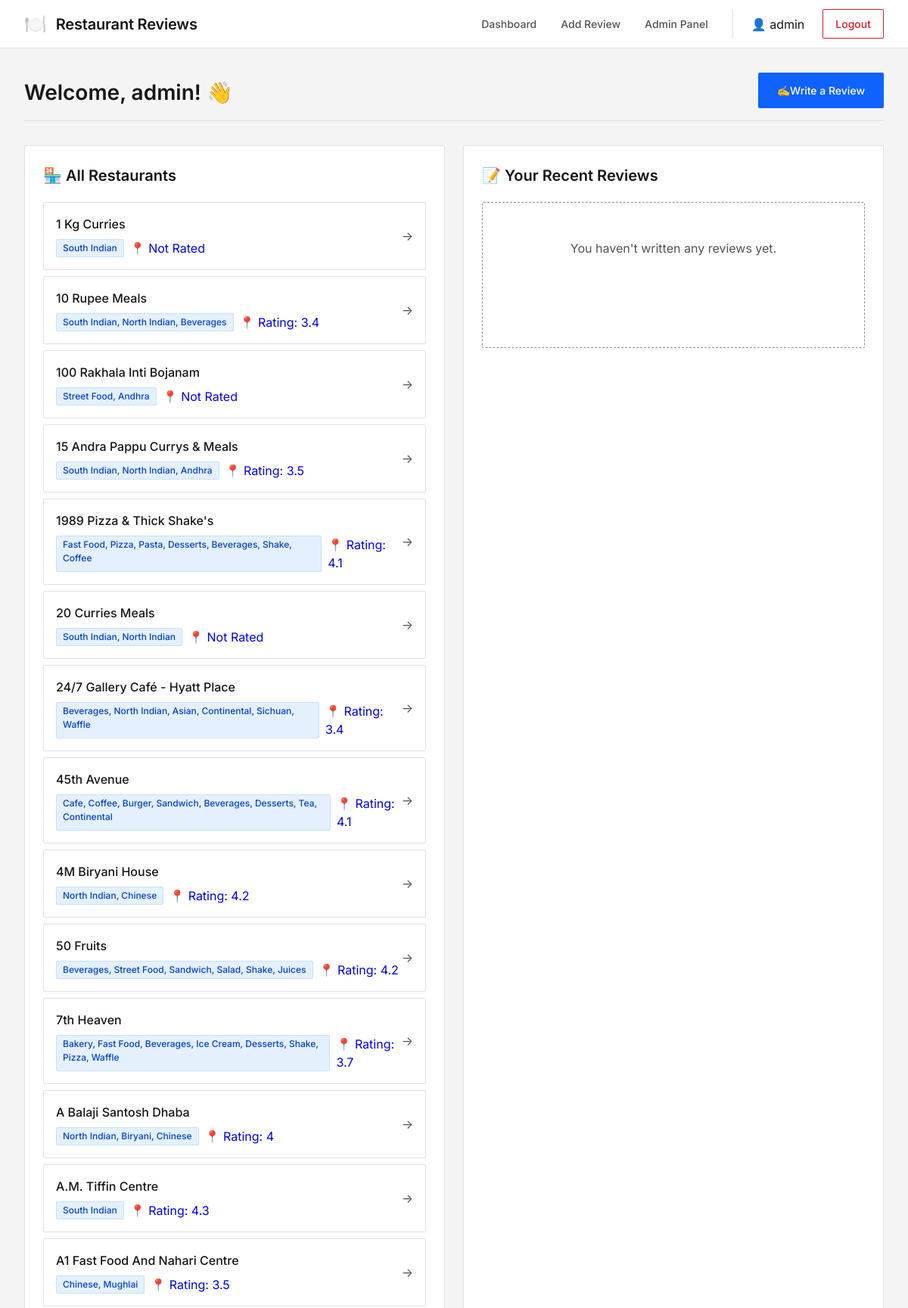
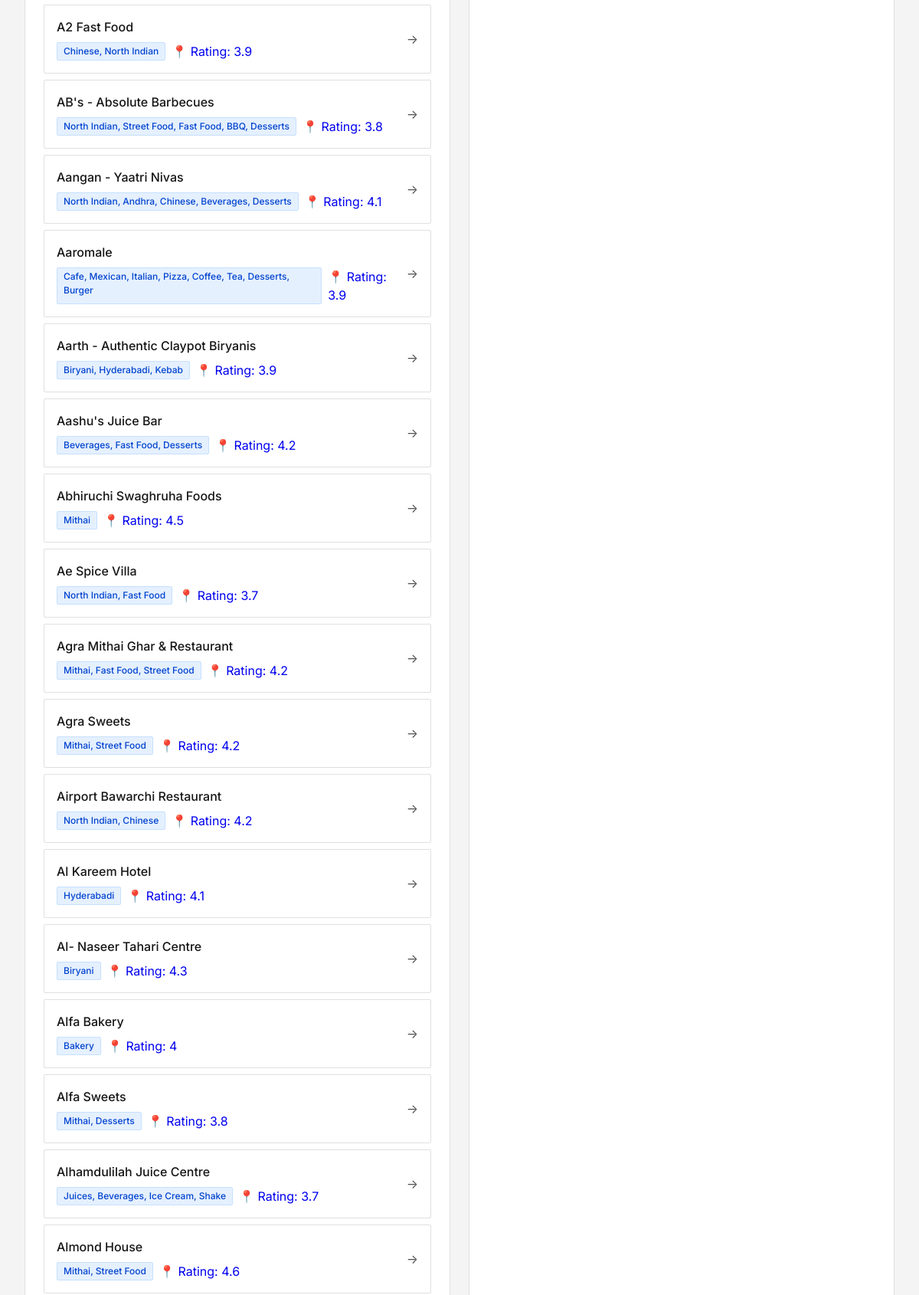
The app's page /dashboard (signed in, upper part) with its own data (2 pictures, top to bottom).
### tables this page shows
CREATE TABLE restaurants (
        id INTEGER PRIMARY KEY AUTOINCREMENT,
        name TEXT UNIQUE NOT NULL,
        cuisine TEXT,
        location TEXT,
        created_at TIMESTAMP DEFAULT CURRENT_TIMESTAMP
    );

### app.py (the view)
@app.route('/dashboard')
def dashboard():
    if 'user_id' not in session:
        return redirect(url_for('login'))
    conn = get_db()
    c = conn.cursor()
    c.execute("SELECT * FROM restaurants ORDER BY name")
    restaurants = c.fetchall()
    c.execute("""SELECT r.*, res.name as restaurant_name
                 FROM reviews r
                 JOIN restaurants res ON r.restaurant_id = res.id
                 WHERE r.user_id = ?
                 ORDER BY r.created_at DESC LIMIT 5""", (session['user_id'],))
    recent_reviews = c.fetchall()
    conn.close()
    return render_template('dashboard.html',
                         restaurants=restaurants,
                         recent_reviews=recent_reviews)

### app.py (called while the page is built)
def get_db():
    conn = sqlite3.connect(DATABASE)
    conn.row_factory = sqlite3.Row
    return conn

### templates/dashboard.html (shortened to what this page needs)
{% extends "base.html" %}
{% block content %}
<div class="container">
    <div class="page-header">
        <h1>Welcome, {{ session.username }}! 👋</h1>
        <a href="{{ url_for('add_review') }}" class="btn btn-primary">
            <span>✍️</span> Write a Review
        </a>
    </div>
    <div class="dashboard-grid">
        <div class="dashboard-card">
            <h2>🏪 All Restaurants</h2>
            <div class="restaurant-list">
                {% for restaurant in restaurants %}
                <a href="{{ url_for('restaurant_details', restaurant_id=restaurant.id) }}"
                   class="restaurant-item">
                    <div class="restaurant-info">
                        <h3>{{ restaurant.name }}</h3>
                        <p class="restaurant-meta">
                            <span class="badge badge-cuisine">{{ restaurant.cuisine }}</span>
                            <span>📍 {{ restaurant.location }}</span>
                        </p>
                    </div>
                    <span class="arrow">→</span>
                </a>
                {% endfor %}
            </div>
        </div>
        <div class="dashboard-card">
            <h2>📝 Your Recent Reviews</h2>
            {% if recent_reviews %}
            <div class="reviews-list">
                {% for review in recent_reviews %}
                <div class="review-item">
                    <div class="review-header">
                        <h4>{{ review.restaurant_name }}</h4>
                        <span class="sentiment-badge sentiment-{{ review.sentiment }}">
                            {% if review.sentiment == 'positive' %}😊
                            {% elif review.sentiment == 'negative' %}😞
                            {% else %}😐{% endif %}
                            {{ review.sentiment|capitalize }}
                        </span>
                    </div>
                    <div class="rating">
                        {% for i in range(review.rating) %}⭐{% endfor %}
                        <span class="rating-text">{{ review.rating }}/5</span>
                    </div>
                    <p class="review-text">{{ review.review_text[:150] }}{% if review.review_text|length > 150 %}...{% endif %}</p>
                    <p class="review-date">{{ review.created_at }}</p>
                </div>
                {% endfor %}
            </div>
            {% else %}
            <div class="empty-state">
                <p>You haven't written any reviews yet.</p>
                <a href="{{ url_for('add_review') }}" class="btn btn-secondary">Write Your First Review</a>
            </div>
            {% endif %}
        </div>
    </div>
</div>
{% endblock %}

### static/style.css (style rules this page uses)
* { margin: 0; padding: 0; box-sizing: border-box; }
:root { --primary-color: #0f62fe; --primary-dark: #0043ce; --primary-light: #edf5ff; --secondary-color: #198038; --danger-color: #da1e28; --warning-color: #f1c21b; --dark: #161616; --light: #f4f4f4; --surface: #ffffff; --border: #e0e0e0; --border-strong: #8d8d8d; --text-primary: #161616; --text-secondary: #525252; --text-inverse: #ffffff; --positive: #198038; --neutral: #8d8d8d; --negative: #da1e28; --radius-sm: 0.125rem; --radius-md: 0.25rem; --radius-lg: 0.375rem; --transition: background-color 0.15s ease, border-color 0.15s ease, color 0.15s ease; --shadow-subtle: 0 1px 2px rgba(0, 0, 0, 0.05); }
body { font-family: 'Inter', -apple-system, BlinkMacSystemFont, 'Segoe UI', Roboto, Helvetica, Arial, sans-serif; background-color: var(--light); color: var(--text-primary); line-height: 1.5; min-height: 100vh; display: flex; flex-direction: column; -webkit-font-smoothing: antialiased; -moz-osx-font-smoothing: grayscale; }
.container { max-width: 1440px; margin: 0 auto; padding: 0 2rem; }
.btn { padding: 0.75rem 1.5rem; border-radius: var(--radius-sm); text-decoration: none; font-weight: 500; display: inline-flex; align-items: center; justify-content: center; transition: var(--transition); border: 1px solid transparent; cursor: pointer; font-size: 0.875rem; }
.btn-primary { background: var(--primary-color); color: var(--text-inverse); }
.btn-secondary { background: transparent; color: var(--text-inverse); border-color: var(--text-inverse); }
.page-header { display: flex; justify-content: space-between; align-items: flex-end; margin-bottom: 2rem; padding-bottom: 1rem; border-bottom: 1px solid var(--border); }
.page-header h1 { font-size: 1.75rem; color: var(--text-primary); font-weight: 600; }
.dashboard-grid { display: grid; grid-template-columns: repeat(auto-fit, minmax(450px, 1fr)); gap: 1.5rem; }
.dashboard-card { background: var(--surface); padding: 1.5rem; border: 1px solid var(--border); border-radius: var(--radius-sm); }
.dashboard-card h2 { margin-bottom: 1.25rem; color: var(--text-primary); font-size: 1.25rem; font-weight: 600; }
.restaurant-list { display: flex; flex-direction: column; gap: 0.5rem; }
.restaurant-item { display: flex; justify-content: space-between; align-items: center; padding: 1rem; background: var(--surface); border: 1px solid var(--border); border-radius: var(--radius-sm); text-decoration: none; transition: var(--transition); }
.restaurant-info h3 { margin-bottom: 0.25rem; color: var(--text-primary); font-weight: 500; font-size: 1rem; }
.restaurant-meta { display: flex; gap: 0.5rem; margin-top: 0.5rem; }
.badge { padding: 0.125rem 0.5rem; border-radius: var(--radius-sm); font-size: 0.75rem; font-weight: 500; border: 1px solid transparent; }
.badge-cuisine { background: #e5f0ff; color: #0043ce; border-color: #c6e0ff; }
.arrow { font-size: 1rem; color: var(--text-secondary); }
.empty-state { text-align: center; padding: 3rem 1.5rem; color: var(--text-secondary); background: var(--surface); border: 1px dashed var(--border-strong); border-radius: var(--radius-sm); }
.empty-state p { margin-bottom: 1.5rem; font-size: 1rem; }

### records on screen
restaurants: name "1 Kg Curries", cuisine "South Indian", location "Not Rated"
restaurants: name "10 Rupee Meals", cuisine "South Indian, North Indian, Beverages", location "Rating: 3.4"
restaurants: name "100 Rakhala Inti Bojanam", cuisine "Street Food, Andhra", location "Not Rated"
restaurants: name "15 Andra Pappu Currys & Meals", cuisine "South Indian, North Indian, Andhra", location "Rating: 3.5"
restaurants: name "1989 Pizza & Thick Shake's", cuisine "Fast Food, Pizza, Pasta, Desserts, Beverages, Shake, Coffee", location "Rating: 4.1"
restaurants: name "20 Curries Meals", cuisine "South Indian, North Indian", location "Not Rated"
restaurants: name "24/7 Gallery Café - Hyatt Place", cuisine "Beverages, North Indian, Asian, Continental, Sichuan, Waffle", location "Rating: 3.4"
restaurants: name "45th Avenue", cuisine "Cafe, Coffee, Burger, Sandwich, Beverages, Desserts, Tea, Continental", location "Rating: 4.1"
restaurants: name "4M Biryani House", cuisine "North Indian, Chinese", location "Rating: 4.2"
restaurants: name "50 Fruits", cuisine "Beverages, Street Food, Sandwich, Salad, Shake, Juices", location "Rating: 4.2"
restaurants: name "7th Heaven", cuisine "Bakery, Fast Food, Beverages, Ice Cream, Desserts, Shake, Pizza, Waffle", location "Rating: 3.7"
restaurants: name "A Balaji Santosh Dhaba", cuisine "North Indian, Biryani, Chinese", location "Rating: 4"
restaurants: name "A.M. Tiffin Centre", cuisine "South Indian", location "Rating: 4.3"
restaurants: name "A1 Fast Food And Nahari Centre", cuisine "Chinese, Mughlai", location "Rating: 3.5"
restaurants: name "A2 Fast Food", cuisine "Chinese, North Indian", location "Rating: 3.9"
restaurants: name "AB's - Absolute Barbecues", cuisine "North Indian, Street Food, Fast Food, BBQ, Desserts", location "Rating: 3.8"
restaurants: name "Aangan - Yaatri Nivas", cuisine "North Indian, Andhra, Chinese, Beverages, Desserts", location "Rating: 4.1"
restaurants: name "Aaromale", cuisine "Cafe, Mexican, Italian, Pizza, Coffee, Tea, Desserts, Burger", location "Rating: 3.9"
restaurants: name "Aarth - Authentic Claypot Biryanis", cuisine "Biryani, Hyderabadi, Kebab", location "Rating: 3.9"
restaurants: name "Aashu's Juice Bar", cuisine "Beverages, Fast Food, Desserts", location "Rating: 4.2"
restaurants: name "Abhiruchi Swaghruha Foods", cuisine "Mithai", location "Rating: 4.5"
restaurants: name "Ae Spice Villa", cuisine "North Indian, Fast Food", location "Rating: 3.7"
restaurants: name "Agra Mithai Ghar & Restaurant", cuisine "Mithai, Fast Food, Street Food", location "Rating: 4.2"
restaurants: name "Agra Sweets", cuisine "Mithai, Street Food", location "Rating: 4.2"
restaurants: name "Airport Bawarchi Restaurant", cuisine "North Indian, Chinese", location "Rating: 4.2"
restaurants: name "Al Kareem Hotel", cuisine "Hyderabadi", location "Rating: 4.1"
restaurants: name "Al- Naseer Tahari Centre", cuisine "Biryani", location "Rating: 4.3"
restaurants: name "Alfa Bakery", cuisine "Bakery", location "Rating: 4"
restaurants: name "Alfa Sweets", cuisine "Mithai, Desserts", location "Rating: 3.8"
restaurants: name "Alhamdulilah Juice Centre", cuisine "Juices, Beverages, Ice Cream, Shake", location "Rating: 3.7"
restaurants: name "Almond House", cuisine "Mithai, Street Food", location "Rating: 4.6"

### other values on screen
{{ session.username }} "admin"
